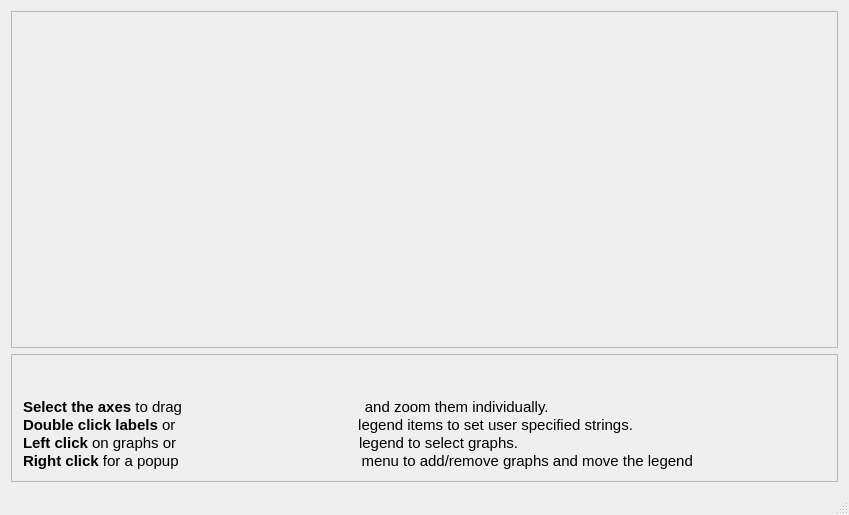
<?xml version="1.0" encoding="UTF-8"?>
<ui version="4.0">
    <class>MainWindow</class>
    <widget class="QMainWindow" name="MainWindow">
        <property name="geometry">
            <rect>
                <x>0</x>
                <y>0</y>
                <width>621</width>
                <height>515</height>
            </rect>
        </property>
        <property name="windowTitle">
            <string>QCustomPlot Interaction Example</string>
        </property>
        <widget class="QWidget" name="centralWidget">
            <layout class="QVBoxLayout" name="verticalLayout">
                <item>
                    <widget class="QFrame" name="frame_2">
                        <property name="frameShape">
                            <enum>QFrame::StyledPanel</enum>
                        </property>
                        <property name="frameShadow">
                            <enum>QFrame::Sunken</enum>
                        </property>
                        <property name="lineWidth">
                            <number>1</number>
                        </property>
                        <property name="midLineWidth">
                            <number>0</number>
                        </property>
                        <layout class="QVBoxLayout" name="verticalLayout_3">
                            <property name="spacing">
                                <number>0</number>
                            </property>
                            <property name="margin">
                                <number>0</number>
                            </property>
                            <item>
                                <widget class="QCustomPlot" name="customPlot" native="true">
                                    <property name="sizePolicy">
                                        <sizepolicy hsizetype="Preferred" vsizetype="MinimumExpanding">
                                            <horstretch>0</horstretch>
                                            <verstretch>0</verstretch>
                                        </sizepolicy>
                                    </property>
                                </widget>
                            </item>
                        </layout>
                    </widget>
                </item>
                <item>
                    <widget class="QFrame" name="frame">
                        <property name="frameShape">
                            <enum>QFrame::StyledPanel</enum>
                        </property>
                        <property name="frameShadow">
                            <enum>QFrame::Raised</enum>
                        </property>
                        <layout class="QVBoxLayout" name="verticalLayout_2">
                            <item>
                                <widget class="QLabel" name="label">
                                    <property name="text">
                                        <string>&lt;!DOCTYPE HTML PUBLIC &quot;-//W3C//DTD HTML 4.0//EN&quot; &quot;http://www.w3.org/TR/REC-html40/strict.dtd&quot;&gt;
                                            &lt;html&gt;&lt;head&gt;&lt;meta name=&quot;qrichtext&quot; content=&quot;1&quot;
                                            /&gt;&lt;style type=&quot;text/css&quot;&gt;
                                            p, li { white-space: pre-wrap; }
                                            &lt;/style&gt;&lt;/head&gt;&lt;body style=&quot; font-family:'Ubuntu';
                                            font-size:11pt; font-weight:400; font-style:normal;&quot;&gt;
                                            &lt;p style=&quot; margin-top:0px; margin-bottom:0px; margin-left:0px;
                                            margin-right:0px; -qt-block-indent:0; text-indent:0px;&quot;&gt;&lt;span
                                            style=&quot; font-weight:600;&quot;&gt;Select the axes&lt;/span&gt; to drag
                                            and zoom them individually.&lt;/p&gt;
                                            &lt;p style=&quot; margin-top:0px; margin-bottom:0px; margin-left:0px;
                                            margin-right:0px; -qt-block-indent:0; text-indent:0px;&quot;&gt;&lt;span
                                            style=&quot; font-weight:600;&quot;&gt;Double click labels&lt;/span&gt; or
                                            legend items to set user specified strings.&lt;/p&gt;
                                            &lt;p style=&quot; margin-top:0px; margin-bottom:0px; margin-left:0px;
                                            margin-right:0px; -qt-block-indent:0; text-indent:0px;&quot;&gt;&lt;span
                                            style=&quot; font-weight:600;&quot;&gt;Left click&lt;/span&gt; on graphs or
                                            legend to select graphs.&lt;/p&gt;
                                            &lt;p style=&quot; margin-top:0px; margin-bottom:0px; margin-left:0px;
                                            margin-right:0px; -qt-block-indent:0; text-indent:0px;&quot;&gt;&lt;span
                                            style=&quot; font-weight:600;&quot;&gt;Right click&lt;/span&gt; for a popup
                                            menu to add/remove graphs and move the legend&lt;/p&gt;&lt;/body&gt;&lt;/html&gt;
                                        </string>
                                    </property>
                                </widget>
                            </item>
                        </layout>
                    </widget>
                </item>
            </layout>
        </widget>
        <widget class="QMenuBar" name="menuBar">
            <property name="geometry">
                <rect>
                    <x>0</x>
                    <y>0</y>
                    <width>621</width>
                    <height>25</height>
                </rect>
            </property>
        </widget>
        <widget class="QStatusBar" name="statusBar"/>
    </widget>
    <layoutdefault spacing="6" margin="11"/>
    <customwidgets>
        <customwidget>
            <class>QCustomPlot</class>
            <extends>QWidget</extends>
            <header>../../qcustomplot.h</header>
            <container>1</container>
        </customwidget>
    </customwidgets>
    <resources/>
    <connections/>
</ui>
